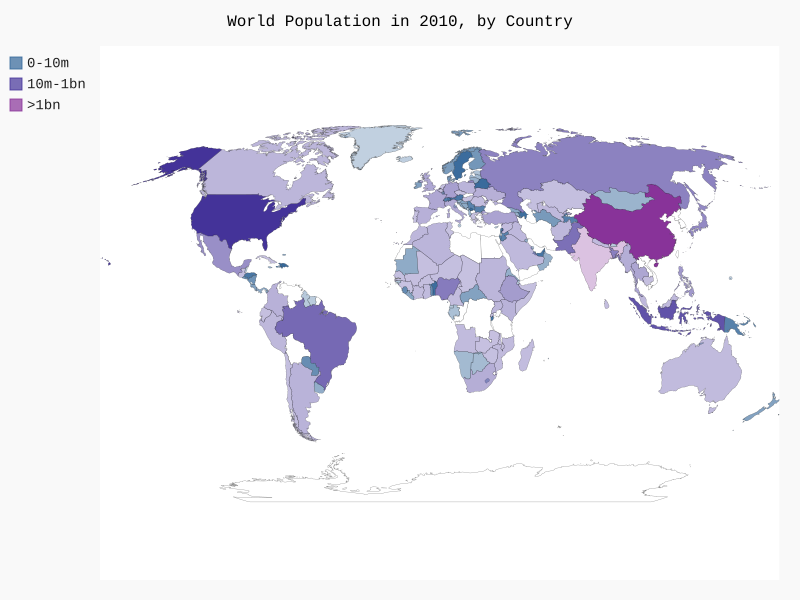

Write the Python code that produced this figure.
import json

import pygal
from pygal.style import RotateStyle

from country_codes import get_country_code

# Load the data into a list
filename = 'population_data.json'
with open(filename) as f:
    pop_data = json.load(f)

# Build a dictionary of population data.
cc_populations = {}
for pop_dict in pop_data:
    if pop_dict['Year'] == 2010:
        country_name = pop_dict['Country Name']
        population = int(float(pop_dict['Value']))
        code = get_country_code(country_name)
        if code:
            cc_populations[code] = population

# Group the countries into 3 population levels.
cc_pops_1, cc_pops_2, cc_pops_3 = {}, {}, {}
for cc, pop in cc_populations.items():
    if pop < 10000000:
        cc_pops_1[cc] = pop
    elif pop < 1000000000:
        cc_pops_2[cc] = pop
    else:
        cc_pops_3[cc] = pop

# See how many countries are in each level.
print(len(cc_pops_1), len(cc_pops_2), len(cc_pops_3))

wm_style = RotateStyle('#336699')
wm = pygal.maps.world.World(style = wm_style)
wm.title = 'World Population in 2010, by Country'
wm.add('0-10m', cc_pops_1)
wm.add('10m-1bn', cc_pops_2)
wm.add('>1bn', cc_pops_3)

wm.render_to_file('world_population.svg')
